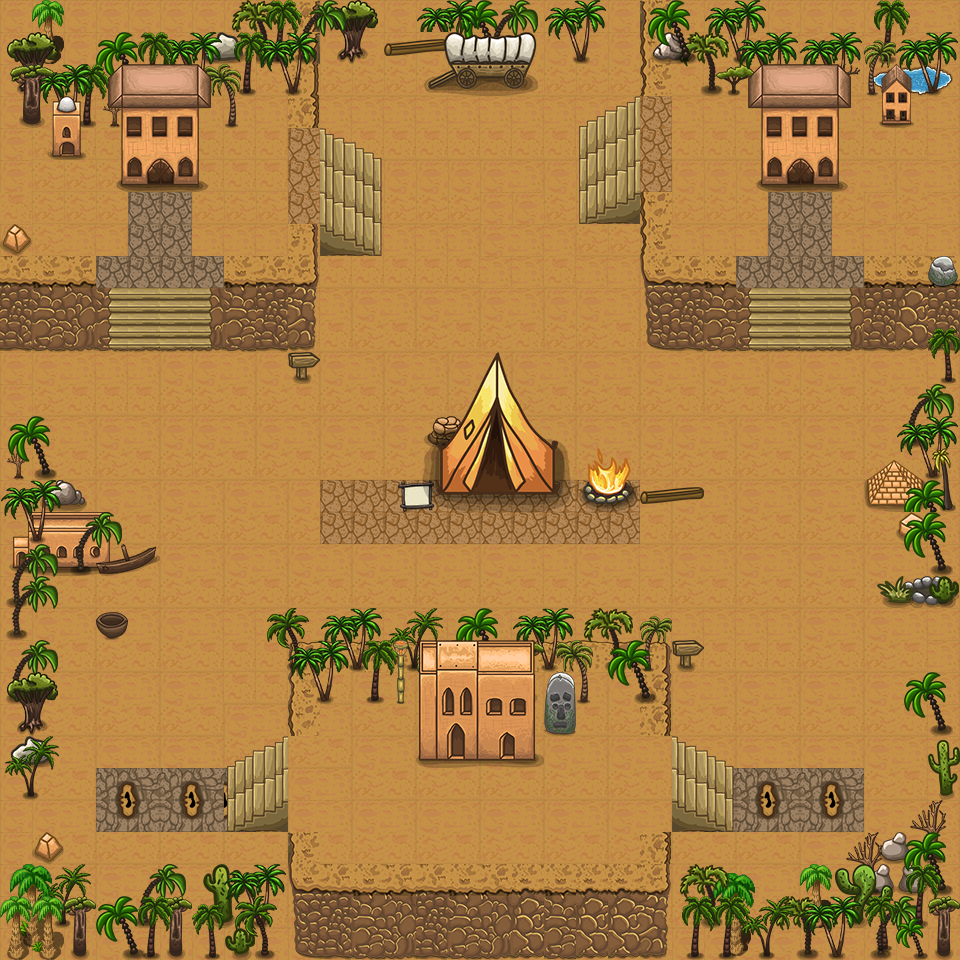

Rendered tile map (Tiled .tmx) drawn with the repository's tilesets; below, a short description and the map source with its tile grids summarised:
An orthogonal 30x30 tile map with 32x32 px tiles, 15 tile layers (bg, walkCan, object, fence, ...), 1 hidden layer not drawn, 4 tilesets.

<map version="1.5" tiledversion="1.7.2" orientation="orthogonal" renderorder="right-down" width="30" height="30" tilewidth="32" tileheight="32" infinite="0" nextlayerid="25" nextobjectid="1">
 <editorsettings>
  <export target="world.json" format="json" />
 </editorsettings>
 <tileset firstgid="1" name="desert" tilewidth="32" tileheight="32" tilecount="629" columns="17">
  <image source="desert.png" width="544" height="1184" />
 </tileset>
 <tileset firstgid="630" name="plant5" tilewidth="32" tileheight="32" tilecount="256" columns="16">
  <image source="plant5.png" width="512" height="512" />
 </tileset>
 <tileset firstgid="886" name="plant2" tilewidth="32" tileheight="32" tilecount="256" columns="16">
  <image source="plant2.png" width="512" height="512" />
 </tileset>
 <tileset firstgid="1142" name="desert2" tilewidth="32" tileheight="32" tilecount="234" columns="13">
  <image source="desert2.png" width="416" height="576" />
 </tileset>
 <layer id="17" name="bg" width="30" height="30">
  <data>[900 cells, 116 non-empty, 3 distinct tile ids]</data>
 </layer>
 <layer id="16" name="walkCan" width="30" height="30">
  <data>[900 cells, 773 non-empty, 9 distinct tile ids]</data>
 </layer>
 <layer id="4" name="object" width="30" height="30">
  <data>[900 cells, 51 non-empty, 46 distinct tile ids]</data>
 </layer>
 <layer id="14" name="treeLayer0" width="30" height="30" visible="0">
  <data>[900 cells, 69 non-empty, 35 distinct tile ids]</data>
 </layer>
 <layer id="5" name="fence" width="30" height="30">
  <data>[900 cells, 100 non-empty, 35 distinct tile ids]</data>
 </layer>
 <layer id="10" name="treeLayer" width="30" height="30">
  <data>[900 cells, 86 non-empty, 46 distinct tile ids]</data>
 </layer>
 <layer id="11" name="treeLayer2" width="30" height="30">
  <data>[900 cells, 59 non-empty, 33 distinct tile ids]</data>
 </layer>
 <layer id="18" name="treeLayer3" width="30" height="30">
  <data>[900 cells, 51 non-empty, 41 distinct tile ids]</data>
 </layer>
 <layer id="9" name="walk" width="30" height="30">
  <data>[900 cells, 54 non-empty, 16 distinct tile ids]</data>
 </layer>
 <layer id="19" name="walk2" width="30" height="30">
  <data>[900 cells, 16 non-empty, 8 distinct tile ids]</data>
 </layer>
 <layer id="20" name="treeLayer4" width="30" height="30">
  <data>[900 cells, 45 non-empty, 33 distinct tile ids]</data>
 </layer>
 <layer id="21" name="treeLayer5" width="30" height="30">
  <data>[900 cells, 29 non-empty, 25 distinct tile ids]</data>
 </layer>
 <layer id="22" name="treeLayer6" width="30" height="30">
  <data>[900 cells, 52 non-empty, 46 distinct tile ids]</data>
 </layer>
 <layer id="13" name="room" width="30" height="30">
  <data>[900 cells, 74 non-empty, 58 distinct tile ids]</data>
 </layer>
 <layer id="24" name="avoid" width="30" height="30">
  <data>[900 cells, 0 non-empty, 0 distinct tile ids]</data>
 </layer>
 <layer id="23" name="object2" width="30" height="30">
  <data>[900 cells, 32 non-empty, 32 distinct tile ids]</data>
 </layer>
</map>
